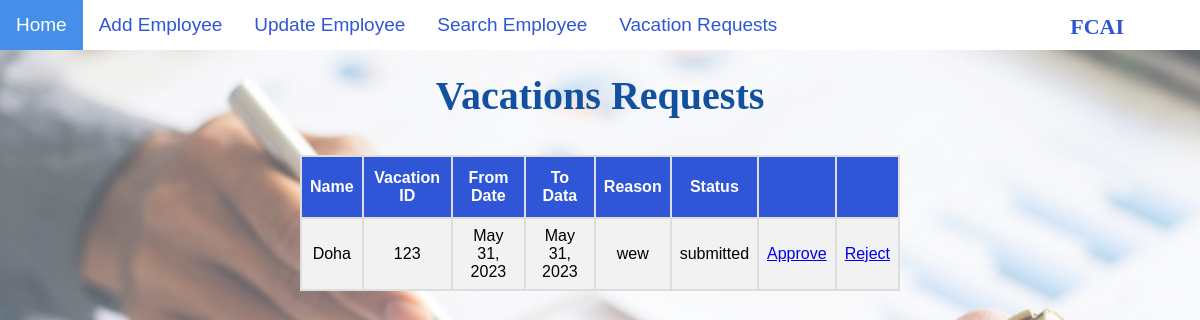
/VR/, run on an earlier commit of the app's database.
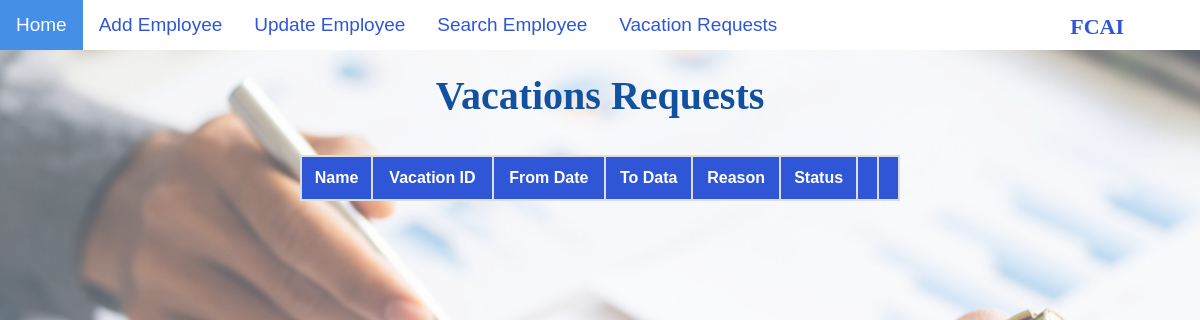
And on a later commit of the database.
### HR/models.py (models this page shows)
class RegisteredVacationForm(models.Model):
    VFName = models.CharField(max_length = 50)
    VFID = models.CharField(max_length = 50)
    VFFromDate = models.DateField()
    VFToDate = models.DateField()
    VFReason = models.TextField()
    VFStatus = models.CharField(max_length = 15)

### HR/views.py (the view)
# urls.py: path('VR/',views.VRDisplay,name='VRDisplay'),
def VRDisplay(request):
    from django.core import serializers
    data = serializers.serialize("python", RegisteredVacationForm.objects.all())
    context = {
      'data' : data
    }
    return render(request, 'VR.html', context)

### HR/templates/VR.html (shortened to what this page needs)
{% include 'navbar.html' %}
{% load static %}
{% block content%}
<!DOCTYPE html>
<html>
    <head>
        <link rel="stylesheet" href="{% static 'css/VRCSS.css' %}"/>
    </head>
    <body>
        <div><h2> Vacations Requests </h2></div>
        <table>
            <thead>
                <tr>
                    <th>
                        Name
                    </th>
                    <th>
                        Vacation ID
                    </th>
                    <th>
                        From Date
                    </th>
                    <th>
                        To Data
                    </th>
                    <th>
                        Reason
                    </th>
                    <th>
                        Status
                    </th>
                    <th>
                    </th>
                    <th>
                    </th>
                </tr>
            </thead>
            {% for instance in data %}
                <tr>
                    <td>
                        {{instance.fields.VFName}}
                    </td>
                    <td>
                        {{instance.fields.VFID}}
                    </td>
                    <td>
                        {{instance.fields.VFFromDate}}
                    </td>
                    <td>
                        {{instance.fields.VFToDate}}
                    </td>
                    <td>
                        {{instance.fields.VFReason}}
                    </td>
                    <td>
                        {{instance.fields.VFStatus}}
                    </td>
                    <td>
                        <a href="approve/{{ instance.fields.VFName }}" class="link"> Approve </a>
                    </td>
                    <td><a href="reject/{{instance.fields.VFName}}" class="link"> Reject </a>
                    </td>
                </tr>
            {%endfor%}
        </table>
    </body>
</html>
{%endblock content %}

What changed in the data, as far as the page shows it:
removed RegisteredVacationForm: fields.VFName "Doha", fields.VFID "123", fields.VFFromDate "May 31, 2023", fields.VFToDate "May 31, 2023", fields.VFReason "wew", fields.VFStatus "submitted"
Also different on the page:
list line gone: "Approve Reject"
